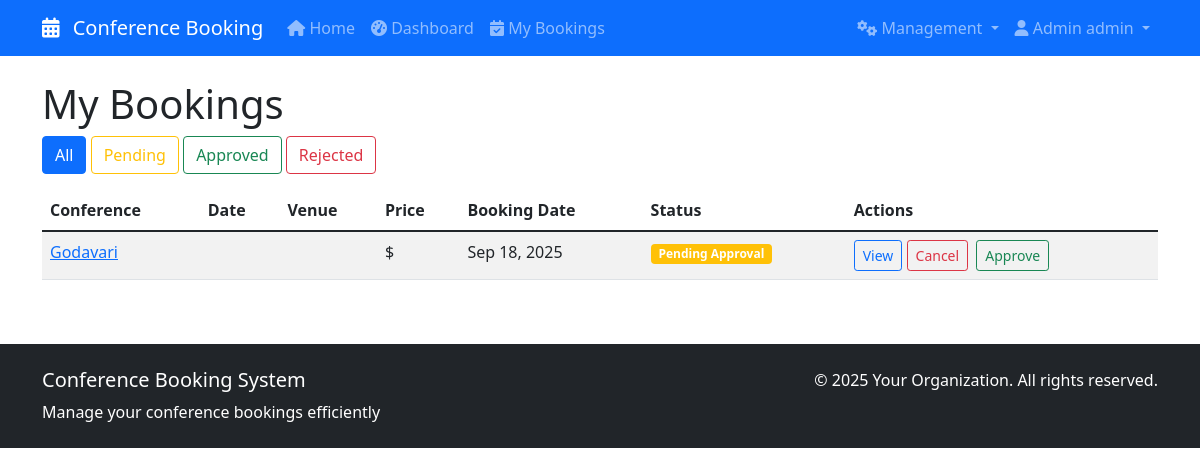
Page /my-bookings/ (signed in) on the earlier database version.
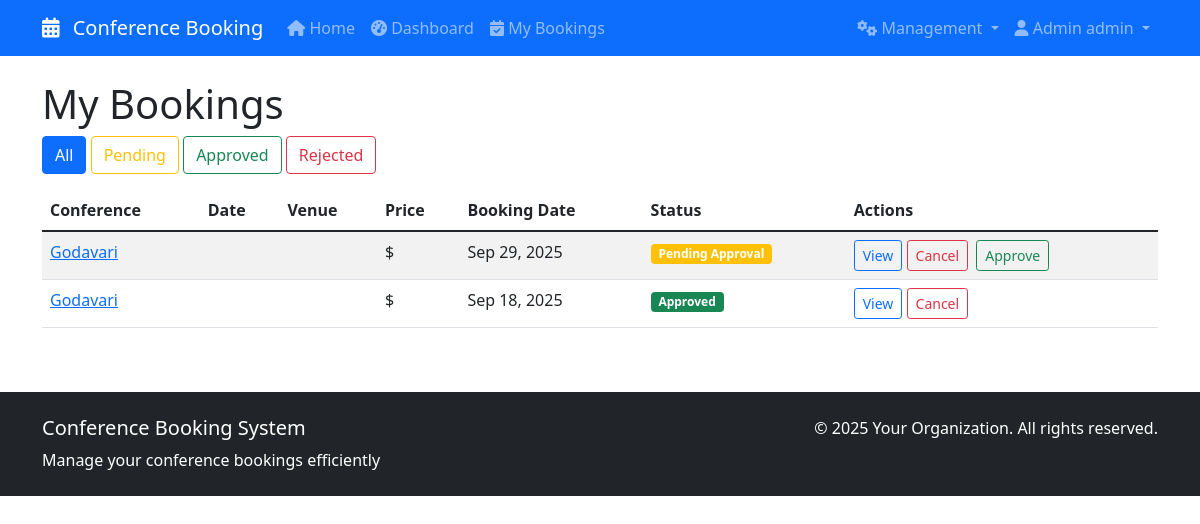
Same page on the later database version.
### bookings/models.py (models this page shows, shortened)
class Booking(models.Model):
    STATUS_CHOICES = [
        ('pending', 'Pending Approval'),
        ('approved', 'Approved'),
        ('rejected', 'Rejected'),
        ('cancelled', 'Cancelled'),
    ]
    user = models.ForeignKey(User, on_delete=models.CASCADE)
    conference = models.ForeignKey(Conference, on_delete=models.CASCADE)
    booking_date = models.DateTimeField(auto_now_add=True)
    status = models.CharField(max_length=20, choices=STATUS_CHOICES, default='pending')
    justification = models.TextField(
        help_text="Please explain why you need to attend this conference",
        blank=True
    )
    notes = models.TextField(blank=True)
    approved_by = models.ForeignKey(
        User,
        on_delete=models.SET_NULL,
        null=True,
        blank=True,
        related_name='approved_bookings'
    )
    approved_date = models.DateTimeField(null=True, blank=True)
    rejection_reason = models.TextField(blank=True)
    class Meta:
        unique_together = ('user', 'conference')
    def get_status_display_color(self):
        status_colors = {
            'pending': 'warning',
            'approved': 'success',
            'rejected': 'danger',
            'cancelled': 'secondary',
        }
        return status_colors.get(self.status, 'secondary')

class Conference(models.Model):
    PRIORITY_CHOICES = [
        ('low', 'Low Priority'),
        ('medium', 'Medium Priority'),
        ('high', 'High Priority'),
        ('critical', 'Critical'),
    ]
    title = models.CharField(max_length=200)
    description = models.TextField()
    location = models.ForeignKey(Location, on_delete=models.CASCADE, null=True, blank=True)
    capacity = models.PositiveIntegerField()
    requires_approval = models.BooleanField(default=True)
    image = models.ImageField(upload_to='conferences/', blank=True, null=True)
    created_at = models.DateTimeField(auto_now_add=True)
    created_by = models.ForeignKey(User, on_delete=models.CASCADE)

### bookings/views.py (the view)
# urls.py: path('my-bookings/', views.my_bookings, name='my_bookings'),
@login_required
def my_bookings(request):
    is_admin_user = is_admin(request.user)
    if is_admin_user:
        bookings = Booking.objects.order_by('-booking_date').all()
    else:
        bookings = Booking.objects.filter(user=request.user).order_by('-booking_date')
    status_filter = request.GET.get('status')
    if status_filter and status_filter != 'all':
        bookings = bookings.filter(status=status_filter)
    paginator = Paginator(bookings, 10)
    page_number = request.GET.get('page')
    bookings = paginator.get_page(page_number)
    return render(request, 'bookings/my_bookings.html', {
        'bookings': bookings,
        'status_filter': status_filter,
        'is_admin_user': is_admin_user,
    })

### bookings/views.py (called while the page is built)
def is_admin(user):
    return (hasattr(user, 'is_admin') and user.is_admin()) or user.is_superuser

### bookings/templates/bookings/my_bookings.html (shortened to what this page needs)
{% extends 'base.html' %}
{% block content %}
<div class="row">
    <div class="col-12">
        <h1>My Bookings</h1>
        <div class="mb-3">
            <a href="{% url 'my_bookings' %}"
               class="btn btn-outline-primary {% if not status_filter or status_filter == 'all' %}active{% endif %}">
                All
            </a>
            <a href="{% url 'my_bookings' %}?status=pending"
               class="btn btn-outline-warning {% if status_filter == 'pending' %}active{% endif %}">
                Pending
            </a>
            <a href="{% url 'my_bookings' %}?status=approved"
               class="btn btn-outline-success {% if status_filter == 'approved' %}active{% endif %}">
                Approved
            </a>
            <a href="{% url 'my_bookings' %}?status=rejected"
               class="btn btn-outline-danger {% if status_filter == 'rejected' %}active{% endif %}">
                Rejected
            </a>
        </div>
    </div>
</div>
{% if bookings %}
    <div class="table-responsive">
        <table class="table table-striped">
            <thead>
                <tr>
                    <th>Conference</th>
                    <th>Date</th>
                    <th>Venue</th>
                    <th>Price</th>
                    <th>Booking Date</th>
                    <th>Status</th>
                    <th>Actions</th>
                </tr>
            </thead>
            <tbody>
                {% for booking in bookings %}
                    <tr>
                        <td>
                            <a href="{% url 'conference_detail' booking.conference.pk %}">
                                {{ booking.conference.title }}
                            </a>
                        </td>
                        <td>{{ booking.conference.date }}</td>
                        <td>{{ booking.conference.venue|truncatechars:30 }}</td>
                        <td>${{ booking.conference.price }}</td>
                        <td>{{ booking.booking_date|date:"M d, Y" }}</td>
                        <td>
                            <span class="badge bg-{{ booking.get_status_display_color }}">
                                {{ booking.get_status_display }}
                            </span>
                        </td>
                        <td>
                            <a href="{% url 'conference_detail' booking.conference.pk %}"
                               class="btn btn-sm btn-outline-primary">View</a>
                            {% if booking.status != 'cancelled' %}
                                <a href="{% url 'cancel_booking' booking.pk %}"
                                   class="btn btn-sm btn-outline-danger"
                                   onclick="return confirm('Are you sure you want to cancel this booking?')">
                                    Cancel
                                </a>
                            {% endif %}
                            {% if is_admin_user and booking.status == 'pending' %}
                                <a href="{% url 'approve_booking' booking.pk %}"
                                   class="btn btn-sm btn-outline-success ms-1">
                                    Approve
                                </a>
                            {% endif %}
                        </td>
                    </tr>
                {% endfor %}
            </tbody>
        </table>
    </div>
{% else %}
    <div class="text-center py-5">
        <h4>No bookings found</h4>
        <p class="text-muted">You haven't booked any conferences yet.</p>
        <a href="{% url 'home' %}" class="btn btn-primary">Browse Conferences</a>
    </div>
{% endif %}
{% endblock %}

Differences in the rows shown:
added Booking: conference "Godavari", booking_date "Sep 29, 2025", status "Pending Approval", shows "Cancel", shows "Approve"
changed Booking: status "Pending Approval" → "Approved"; no longer shows "Approve"
